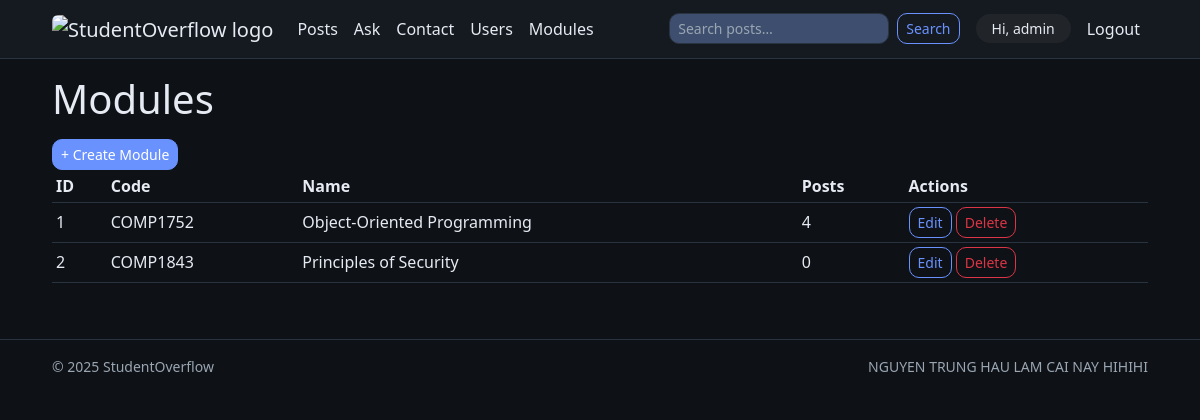
The page /modules/index.php (signed in) on the database its author committed.
### tables this page shows
CREATE TABLE `modules` (
  `id` int(10) unsigned NOT NULL AUTO_INCREMENT,
  `code` varchar(20) NOT NULL,
  `name` varchar(120) NOT NULL,
  `created_at` datetime NOT NULL DEFAULT current_timestamp(),
  PRIMARY KEY (`id`),
  UNIQUE KEY `code` (`code`)
);

### lib/view.php (called while the page is built, shortened)
<?php
function render(string $template, array $data = [], string $layout = 'layouts/app.html.php'): void
{
    $templatesRoot = __DIR__ . '/../templates/';
    $tplPath = $templatesRoot . ltrim($template, '/');
    extract($data, EXTR_SKIP);
    require $tplPath;
}

### modules/index.php (called while the page is built, shortened)
<?php
require_once __DIR__ . '/../config.php';
require_once __DIR__ . '/../lib/view.php';
require_once __DIR__ . '/../lib/media.php';
$rows = $pdo->query("
  SELECT m.id, m.code, m.name,
         (SELECT COUNT(*) FROM posts p WHERE p.module_id = m.id) AS post_count
  FROM modules m
  ORDER BY m.code
")->fetchAll(PDO::FETCH_ASSOC);
render('modules/index.html.php', [
  'rows' => $rows,
]);

### lib/media.php (called while the page is built, shortened)
<?php
function base_url(): string
{
    $base = rtrim(str_replace('\\', '/', dirname(dirname($_SERVER['SCRIPT_NAME'] ?? '/'))), '/');
    return $base === '' ? '/' : $base;
}

### templates/modules/index.html.php (the view, shortened to what this page needs)
<h1 class="mb-3">Modules</h1>
<p><a href="<?= base_url(); ?>/modules/create.php" class="btn btn-sm btn-primary">+ Create Module</a></p>
<?php if (!$rows): ?>
  <div class="alert alert-info">No modules yet.</div>
<?php else: ?>
  <div class="table-responsive">
    <table class="table table-sm align-middle">
      <thead>
        <tr>
          <th>ID</th><th>Code</th><th>Name</th><th>Posts</th><th>Actions</th>
        </tr>
      </thead>
      <tbody>
        <?php foreach ($rows as $m): ?>
          <tr>
            <td><?= (int)$m['id'] ?></td>
            <td><?= htmlspecialchars($m['code']) ?></td>
            <td><?= htmlspecialchars($m['name']) ?></td>
            <td><?= (int)$m['post_count'] ?></td>
            <td>
              <a href="<?= base_url(); ?>/modules/edit.php?id=<?= (int)$m['id'] ?>" class="btn btn-sm btn-outline-primary">Edit</a>
              <a href="<?= base_url(); ?>/modules/delete.php?id=<?= (int)$m['id'] ?>" class="btn btn-sm btn-outline-danger"
                 onclick="return confirm('Delete this module?')">Delete</a>
            </td>
          </tr>
        <?php endforeach; ?>
      </tbody>
    </table>
  </div>
<?php endif; ?>

### public/assets/css/base.css (style rules this page uses)
*, *::before, *::after { box-sizing: border-box; }
html { -webkit-text-size-adjust: 100%; }
body { margin: 0; }
:root { color-scheme: dark; --so-bg: #0e1116; --so-surface: #151a21; --so-elevated: #1b212b; --so-line: #2a3340; --so-text: #E6EAF2; --so-text-muted: #9AA6B2; --so-primary-400: #7aa2ff; --so-primary-500: #6a92ff; --so-primary-600: #5987ff; --so-success: #34d399; --so-warning: #fbbf24; --so-danger: #ef4444; --so-info: #38bdf8; --so-radius: 12px; --so-card-radius: 16px; --so-shadow: 0 6px 24px rgba(0,0,0,.35); --bs-body-bg: var(--so-bg); --bs-body-color: var(--so-text); --bs-border-color: var(--so-line); --bs-primary: var(--so-primary-500); --bs-success: var(--so-success); --bs-warning: var(--so-warning); --bs-danger: var(--so-danger); --bs-info: var(--so-info); }
html,body { background: var(--so-bg); color: var(--so-text); -webkit-font-smoothing: antialiased; -moz-osx-font-smoothing: grayscale; }
main.container > *:first-child { margin-top: 0; }
main.container > * { margin-bottom: var(--space-4); }
.table { --bs-table-bg: transparent; --bs-table-color: var(--so-text); --bs-table-striped-bg: rgba(255,255,255,.03); --bs-table-hover-bg: rgba(255,255,255,.06); border-color: var(--so-line); }
.btn { border-radius: 10px; }
.btn-primary { background: var(--so-primary-500); border-color: var(--so-primary-500); }
.btn-outline-primary { color: var(--so-primary-500); border-color: var(--so-primary-500); }
a.btn, a.btn:hover, a.btn:focus, .navbar .nav-link:hover, .navbar .nav-link:focus { text-decoration: none !important; }
a { color: var(--so-primary-500); text-decoration: none; }

### rows shown on the page
modules: id "1", code "COMP1752", name "Object-Oriented Programming", post_count "4"
modules: id "2", code "COMP1843", name "Principles of Security", post_count "0"

### other values the page prints
$username "admin"
